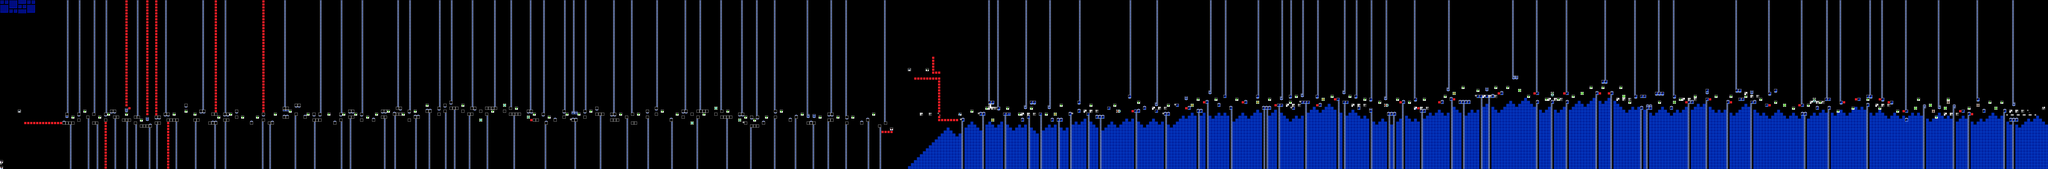

Below is a game level as drawn by its tile map, then a one-line description and the .tmx that defines it (tile-layer data replaced by summaries):
An orthogonal 688x57 tile map with 16x16 px tiles, 2 tile layers (SP, ...), 2 tilesets, 2 image layers.

<map version="1.10" tiledversion="1.11.2" orientation="orthogonal" renderorder="right-down" width="688" height="57" tilewidth="16" tileheight="16" infinite="0" nextlayerid="5" nextobjectid="1">
 <editorsettings>
  <chunksize width="16" height="27" />
  <export target="shardscapes.csv" format="csv" />
 </editorsettings>
 <tileset firstgid="1" name="famidash" tilewidth="16" tileheight="16" tilecount="256" columns="16">
  <image source="../../../GRAPHICS/famidash.bmp" width="256" height="256" />
 </tileset>
 <tileset firstgid="257" name="sprites" tilewidth="16" tileheight="16" tilecount="256" columns="16">
  <image source="../../../GRAPHICS/sprites.png" width="256" height="256" />
 </tileset>
 <imagelayer id="3" name="Image Layer 1" parallaxx="0.9" parallaxy="0.9" repeatx="1" repeaty="1">
  <image source="../../../GRAPHICS/Old/parallax Blue.bmp" width="144" height="72" />
 </imagelayer>
 <imagelayer id="4" name="Image Layer 2" offsetx="0" offsety="912" repeatx="1">
  <image source="../../../GRAPHICS/ground.bmp" width="64" height="128" />
 </imagelayer>
 <layer id="1" width="688" height="57">
  <data>[39216 cells, 39216 non-empty, 27 distinct tile ids]</data>
 </layer>
 <layer id="2" name="SP" width="688" height="57">
  <data>[39216 cells, 197 non-empty, 21 distinct tile ids]</data>
 </layer>
</map>
